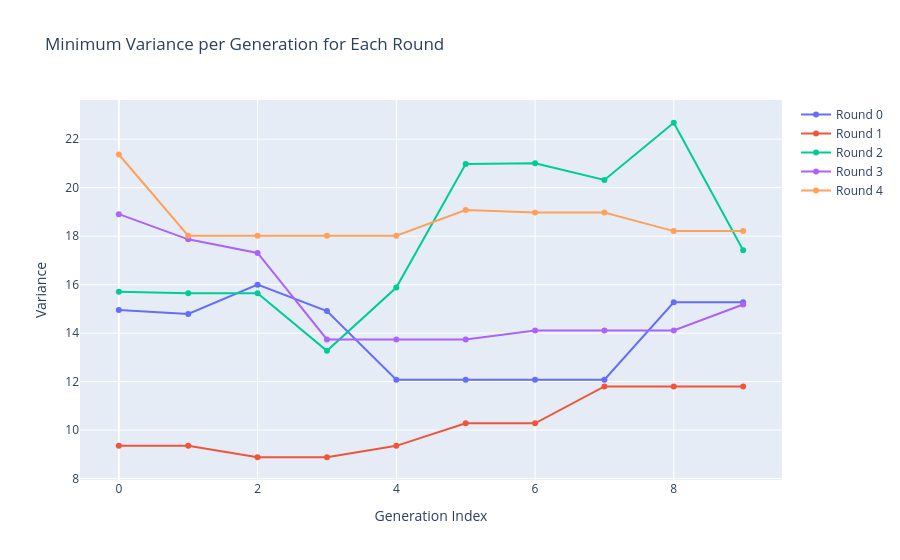

Notebook source saved alongside this figure:
### Code cell
import plotly.graph_objects as go
import pandas as pd

# Example data (replace with your own)
data = VARIANCES
for item in data:
    print(item)

# Convert to DataFrame for easy grouping
df = pd.DataFrame(data, columns=["round_idx", "gen_idx", "bitstring", "variance"])

# For each round & generation, find the row with minimum variance
df_min = df.loc[df.groupby(["round_idx", "gen_idx"])["variance"].idxmin()]

# Create interactive plot
fig = go.Figure()

for round_val, group in df_min.groupby("round_idx"):
    print(group)
    fig.add_trace(
        go.Scatter(
            x=group["gen_idx"],
            y=group["variance"],
            mode="lines+markers",
            name=f"Round {round_val}",
            text=[f"Bitstring: {b}" for b in group["bitstring"]],
            hovertemplate="Gen: %{x}<br>Variance: %{y}<br>%{text}"
        )
    )

fig.update_layout(
    title="Minimum Variance per Generation for Each Round",
    xaxis_title="Generation Index",
    yaxis_title="Variance",
    hovermode="closest"
)

fig.show()

### Figure 1 — Plotly figure (JSON) as saved in the notebook; plotly's stock layout.template omitted (floating-point values rounded to 4 significant figures)
{"data": [{"hovertemplate": "Gen: %{x}<br>Variance: %{y}<br>%{text}", "mode": "lines+markers", "name": "Round 0", "text": ["Bitstring: 100110001010001110101100010110", "Bitstring: 010100010010101100100010011010", "Bitstring: 011111011100101100100010010111", "Bitstring: 111100010010101100100000000010", "Bitstring: 100110001010101100001010001010", "Bitstring: 100110001010101100001010001010", "Bitstring: 100110001010101100001010001010", "Bitstring: 100110001010101100001010001010", "Bitstring: 100110001010001000111100010011", "Bitstring: 100110001010001000111100010011"], "type": "scatter", "x": [0, 1, 2, 3, 4, 5, 6, 7, 8, 9], "y": [14.95, 14.79, 16.0, 14.91, 12.08, 12.08, 12.08, 12.08, 15.27, 15.27]}, {"hovertemplate": "Gen: %{x}<br>Variance: %{y}<br>%{text}", "mode": "lines+markers", "name": "Round 1", "text": ["Bitstring: 100010111000001100010000010000", "Bitstring: 100010111000001100010000010000", "Bitstring: 100010110000001100010000010000", "Bitstring: 100010110000001100010000010000", "Bitstring: 100010111000001100010000010000", "Bitstring: 100110111000001100010000010000", "Bitstring: 100110111000001100010000010000", "Bitstring: 011110000110111000010010000010", "Bitstring: 011110000110111000010010000010", "Bitstring: 011110000110111000010010000010"], "type": "scatter", "x": [0, 1, 2, 3, 4, 5, 6, 7, 8, 9], "y": [9.35, 9.35, 8.88, 8.88, 9.35, 10.28, 10.28, 11.8, 11.8, 11.8]}, {"hovertemplate": "Gen: %{x}<br>Variance: %{y}<br>%{text}", "mode": "lines+markers", "name": "Round 2", "text": ["Bitstring: 000110011101101011110111101110", "Bitstring: 000110011101101011110111101010", "Bitstring: 000110011101101011110111101010", "Bitstring: 001010010001001100000010111001", "Bitstring: 000110011100011100100111101010", "Bitstring: 110110010100001100000000000100", "Bitstring: 000010010100100000000110111010", "Bitstring: 001010010100101100000010000011", "Bitstring: 100110110100001000000000001111", "Bitstring: 000110011000101000000000101111"], "type": "scatter", "x": [0, 1, 2, 3, 4, 5, 6, 7, 8, 9], "y": [15.71, 15.65, 15.65, 13.27, 15.88, 20.98, 21.01, 20.32, 22.68, 17.42]}, {"hovertemplate": "Gen: %{x}<br>Variance: %{y}<br>%{text}", "mode": "lines+markers", "name": "Round 3", "text": ["Bitstring: 101011011000010011011000011100", "Bitstring: 000110110000111000010010100100", "Bitstring: 000000010001100100111001001111", "Bitstring: 000000010000100000010010000101", "Bitstring: 000000010000100000010010000101", "Bitstring: 000000010000100000010010000101", "Bitstring: 000010010100000000000000001111", "Bitstring: 000010010100000000000000001111", "Bitstring: 000010010100000000000000001111", "Bitstring: 000000010000000000000010000101"], "type": "scatter", "x": [0, 1, 2, 3, 4, 5, 6, 7, 8, 9], "y": [18.91, 17.87, 17.31, 13.74, 13.74, 13.74, 14.11, 14.11, 14.11, 15.18]}, {"hovertemplate": "Gen: %{x}<br>Variance: %{y}<br>%{text}", "mode": "lines+markers", "name": "Round 4", "text": ["Bitstring: 001101111010100000001100010101", "Bitstring: 011100110010100000000100101011", "Bitstring: 011100110010100000000100101011", "Bitstring: 011100110010100000000100101011", "Bitstring: 011100110010100000000100101011", "Bitstring: 011100110100000000000000101011", "Bitstring: 000110010000100000001100100110", "Bitstring: 000110010000100000001100100110", "Bitstring: 000010010000100000000000100110", "Bitstring: 000010010000100000000000100110"], "type": "scatter", "x": [0, 1, 2, 3, 4, 5, 6, 7, 8, 9], "y": [21.37, 18.02, 18.02, 18.02, 18.02, 19.08, 18.98, 18.98, 18.21, 18.21]}], "layout": {"hovermode": "closest", "title": {"text": "Minimum Variance per Generation for Each Round"}, "xaxis": {"title": {"text": "Generation Index"}}, "yaxis": {"title": {"text": "Variance"}}}}
